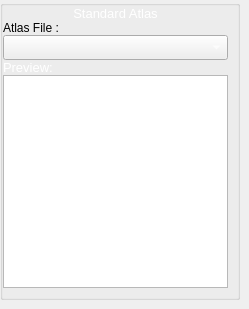
                <widget class="QWidget" name="pgStandardAtlas">
                 <widget class="QGroupBox" name="landmarkfastselect">
                  <property name="geometry">
                   <rect>
                    <x>0</x>
                    <y>0</y>
                    <width>240</width>
                    <height>300</height>
                   </rect>
                  </property>
                  <property name="minimumSize">
                   <size>
                    <width>240</width>
                    <height>300</height>
                   </size>
                  </property>
                  <property name="maximumSize">
                   <size>
                    <width>250</width>
                    <height>16777215</height>
                   </size>
                  </property>
                  <property name="title">
                   <string/>
                  </property>
                  <layout class="QGridLayout" name="gridLayout_7">
                   <property name="leftMargin">
                    <number>0</number>
                   </property>
                   <property name="topMargin">
                    <number>0</number>
                   </property>
                   <property name="verticalSpacing">
                    <number>0</number>
                   </property>
                   <item row="0" column="0" colspan="3">
                    <widget class="QLabel" name="label_27">
                     <property name="text">
                      <string>&lt;html&gt;&lt;head/&gt;&lt;body&gt;&lt;p&gt;&lt;span style=&quot; font-size:10pt; color:#ffffff;&quot;&gt;Standard Atlas&lt;/span&gt;&lt;/p&gt;&lt;/body&gt;&lt;/html&gt;</string>
                     </property>
                     <property name="alignment">
                      <set>Qt::AlignCenter</set>
                     </property>
                    </widget>
                   </item>
                   <item row="4" column="0" colspan="2">
                    <widget class="QLabel" name="label_30">
                     <property name="text">
                      <string>&lt;html&gt;&lt;head/&gt;&lt;body&gt;&lt;p&gt;&lt;span style=&quot; font-size:10pt; color:#ffffff;&quot;&gt;Preview:&lt;/span&gt;&lt;/p&gt;&lt;/body&gt;&lt;/html&gt;</string>
                     </property>
                    </widget>
                   </item>
                   <item row="5" column="0" colspan="3">
                    <widget class="PhotoViewer" name="atlasPreview">
                     <property name="minimumSize">
                      <size>
                       <width>0</width>
                       <height>150</height>
                      </size>
                     </property>
                    </widget>
                   </item>
                   <item row="3" column="0" colspan="3">
                    <widget class="QComboBox" name="cmbSelectImage">
                     <property name="minimumSize">
                      <size>
                       <width>0</width>
                       <height>25</height>
                      </size>
                     </property>
                     <property name="styleSheet">
                      <string notr="true">#cmbSelectImage{
color:#fff;
font-size:12px;
font-weight:bold;}</string>
                     </property>
                    </widget>
                   </item>
                   <item row="2" column="0" colspan="2">
                    <widget class="QLabel" name="label_29">
                     <property name="text">
                      <string>&lt;html&gt;&lt;head/&gt;&lt;body&gt;&lt;p&gt;&lt;span style=&quot; font-size:10pt; color:#ffffff;&quot;&gt;Atlas File :&lt;/span&gt;&lt;/p&gt;&lt;/body&gt;&lt;/html&gt;</string>
                     </property>
                    </widget>
                   </item>
                  </layout>
                 </widget>
                </widget>
